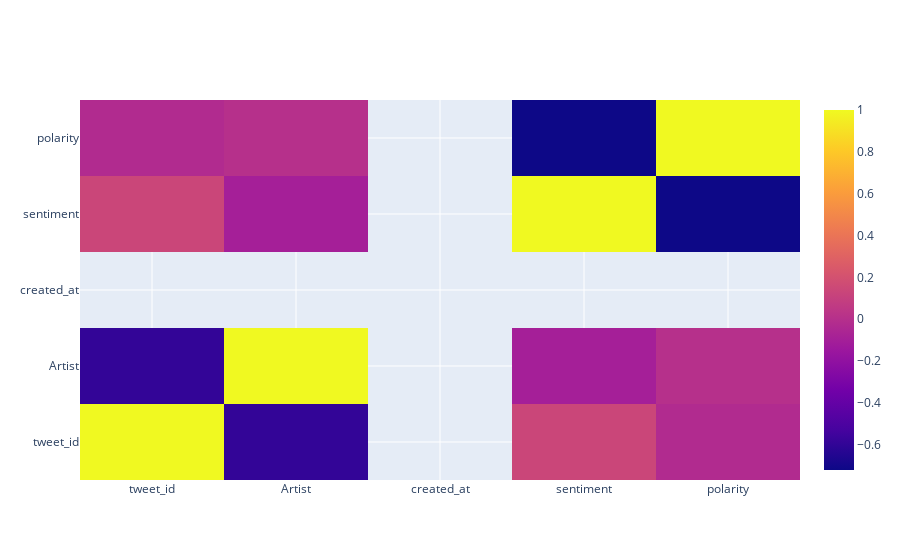

The cell this chart's notebook holds for it:
### Code cell
# Compute correlations between values within the DataFrame.
correl = sen_data.corr()

# Compute and print a heatmap of all correlations between data values within the DataFrame.
trace = go.Heatmap(z=correl.values,
                   x=correl.index.values,
                   y=correl.columns.values)
data=[trace]
plotly.offline.iplot(data, filename='basic-heatmap')

### Figure 1 — Plotly figure (JSON) as saved in the notebook; plotly's stock layout.template omitted (floating-point values rounded to 4 significant figures)
{"data": [{"type": "heatmap", "x": ["tweet_id", "Artist", "created_at", "sentiment", "polarity"], "y": ["tweet_id", "Artist", "created_at", "sentiment", "polarity"], "z": [[1, -0.5955, null, 0.1345, -0.02598], [-0.5955, 1, null, -0.09817, 0.002728], [null, null, null, null, null], [0.1345, -0.09817, null, 1, -0.7213], [-0.02598, 0.002728, null, -0.7213, 1]]}], "layout": {}}
